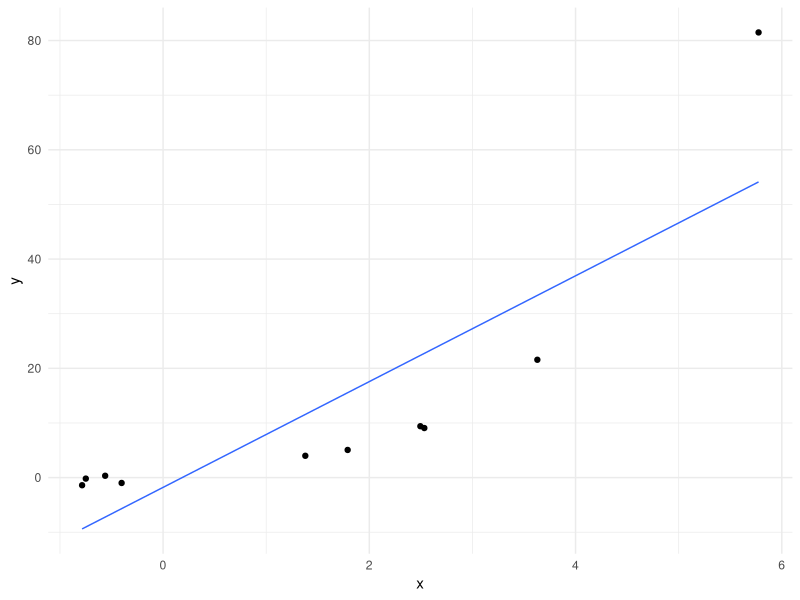
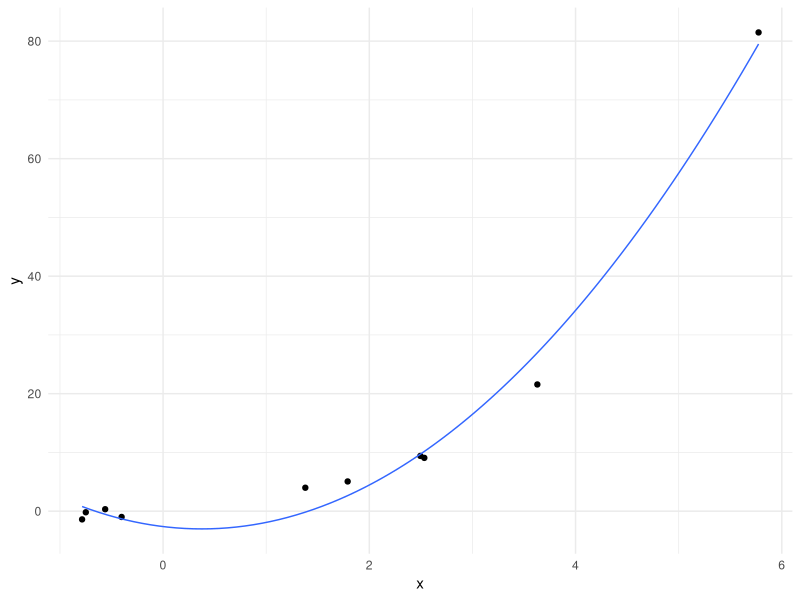
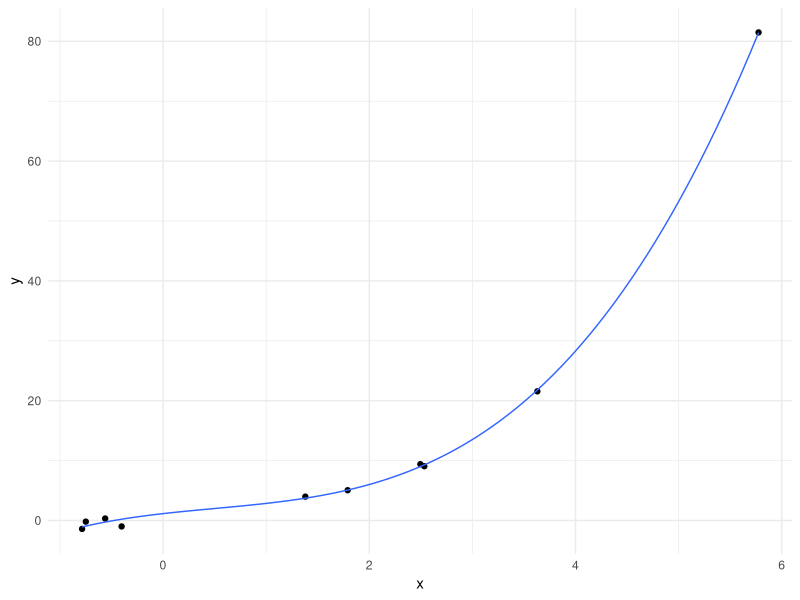
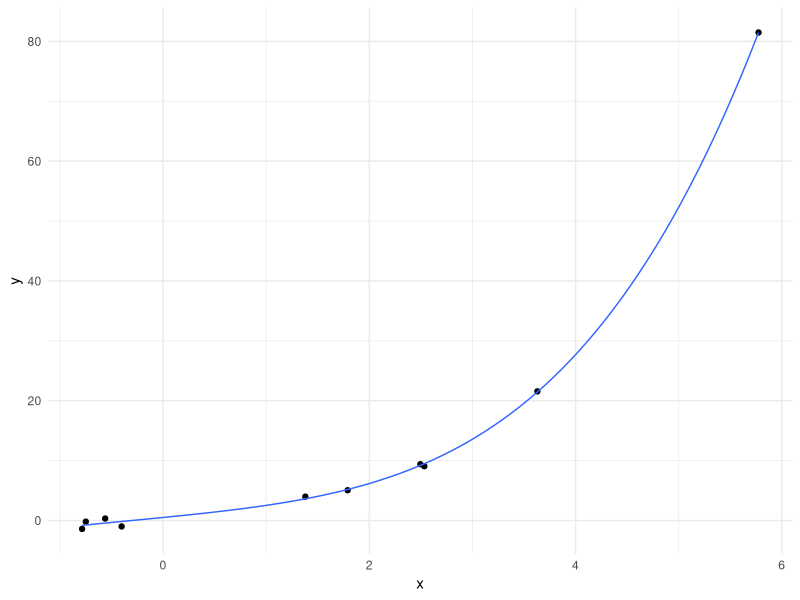
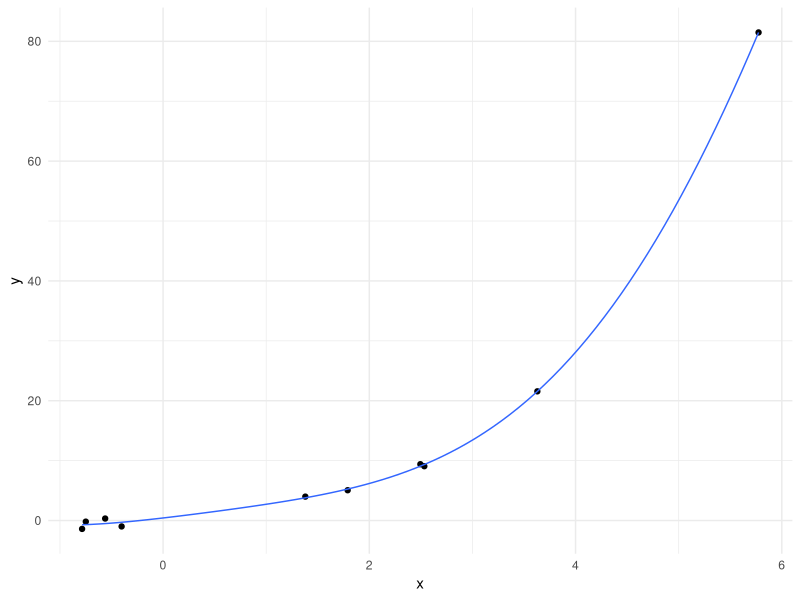
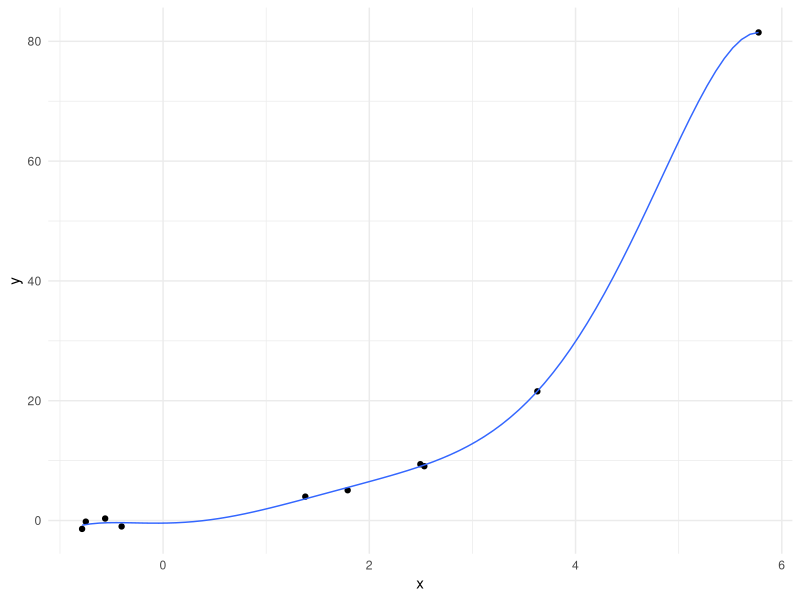
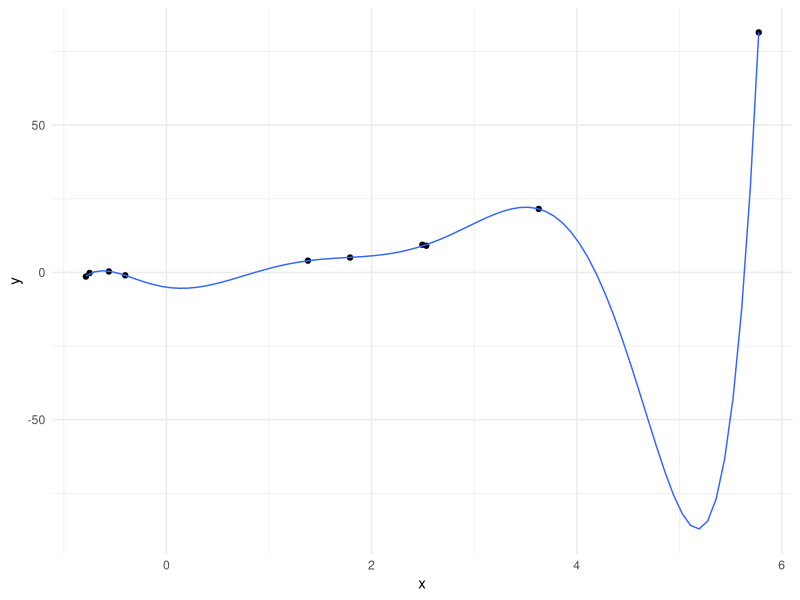
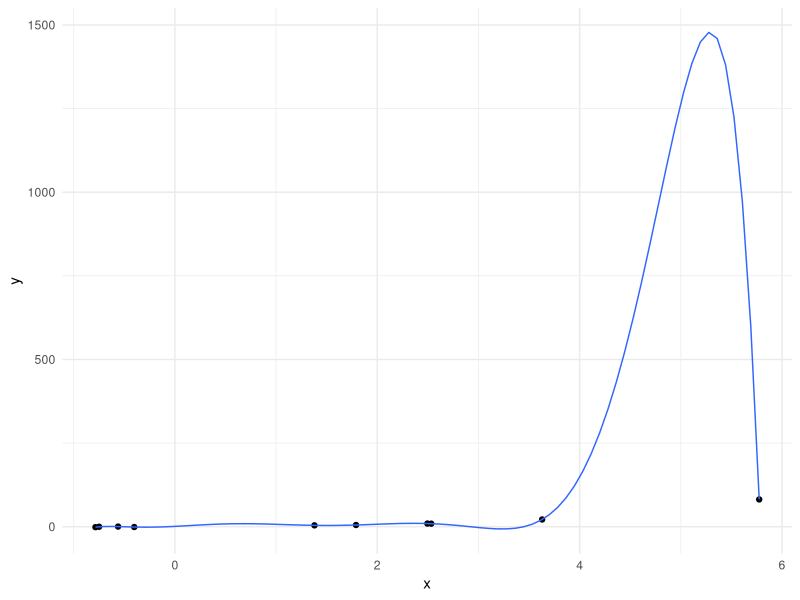

These charts were generated, in order, by the following R code:
## ---- chunk 1
knitr::opts_chunk$set(fig.width = 4, fig.height = 2.5,
                      fig.align = 'center', echo = FALSE,
                      warning = FALSE, message = FALSE)
library(tidyverse)
library(gridExtra)
library(purrr)
theme_set(theme_minimal())
## ---- chunk 2
n <- 10
x <- rnorm(n, 0, 2)
y <- rnorm(n, x + .4 * x^3, 1.5)
d <- tibble(x, y)

dnew <- tibble(x = runif(100, min(x), max(x))) %>%
  mutate(y = rnorm(100, x + .4 * x^3, 1.5))

d %>%
  ggplot(aes(x, y)) + 
  geom_point() + 
  geom_smooth(size = .5, method = "lm", se = FALSE)
## ---- chunk 3
d %>%
  ggplot(aes(x, y)) + 
  geom_point() + 
  geom_smooth(size = .5, method = "lm", se = FALSE, formula = y ~ poly(x, 2))
## ---- chunk 4
d %>%
  ggplot(aes(x, y)) + 
  geom_point() + 
  geom_smooth(size = .5, method = "lm", se = FALSE, formula = y ~ poly(x, 3))
## ---- chunk 5
d %>%
  ggplot(aes(x, y)) + 
  geom_point() + 
  geom_smooth(size = .5, method = "lm", se = FALSE, formula = y ~ poly(x, 4))
## ---- chunk 6
d %>%
  ggplot(aes(x, y)) + 
  geom_point() + 
  geom_smooth(size = .5, method = "lm", se = FALSE, formula = y ~ poly(x, 5))
## ---- chunk 7
d %>%
  ggplot(aes(x, y)) + 
  geom_point() + 
  geom_smooth(size = .5, method = "lm", se = FALSE, formula = y ~ poly(x, 6))
## ---- chunk 8
d %>%
  ggplot(aes(x, y)) + 
  geom_point() + 
  geom_smooth(size = .5, method = "lm", se = FALSE, formula = y ~ poly(x, 7))
## ---- chunk 9
d %>%
  ggplot(aes(x, y)) + 
  geom_point() + 
  geom_smooth(size = .5, method = "lm", se = FALSE, formula = y ~ poly(x, 8))
## ---- chunk 10
d %>%
  ggplot(aes(x, y)) + 
  geom_point() + 
  geom_smooth(size = .5, method = "lm", se = FALSE, formula = y ~ poly(x, 9))
## ---- chunk 11
d %>%
  ggplot(aes(x, y)) + 
  geom_point(alpha = .1) + 
  geom_smooth(size = .5, method = "lm", se = FALSE) + 
  geom_point(data = dnew, color = "purple")
## ---- chunk 12
d %>%
  ggplot(aes(x, y)) + 
  geom_point(alpha = .1) + 
  geom_smooth(size = .5, method = "lm", se = FALSE, formula = y ~ poly(x, 2)) + 
  geom_point(data = dnew, color = "purple")
## ---- chunk 13
d %>%
  ggplot(aes(x, y)) + 
  geom_point(alpha = .1) + 
  geom_smooth(size = .5, method = "lm", se = FALSE, formula = y ~ poly(x, 3)) + 
  geom_point(data = dnew, color = "purple")
## ---- chunk 14
d %>%
  ggplot(aes(x, y)) + 
  geom_point(alpha = .1) + 
  geom_smooth(size = .5, method = "lm", se = FALSE, formula = y ~ poly(x, 4)) + 
  geom_point(data = dnew, color = "purple")
## ---- chunk 15
d %>%
  ggplot(aes(x, y)) + 
  geom_point(alpha = .1) + 
  geom_smooth(size = .5, method = "lm", se = FALSE, formula = y ~ poly(x, 5)) + 
  geom_point(data = dnew, color = "purple")
## ---- chunk 16
d %>%
  ggplot(aes(x, y)) + 
  geom_point(alpha = .1) + 
  geom_smooth(size = .5, method = "lm", se = FALSE, formula = y ~ poly(x, 6)) + 
  geom_point(data = dnew, color = "purple")
## ---- chunk 17
d %>%
  ggplot(aes(x, y)) + 
  geom_point(alpha = .1) + 
  geom_smooth(size = .5, method = "lm", se = FALSE, formula = y ~ poly(x, 7)) + 
  geom_point(data = dnew, color = "purple")
## ---- chunk 18
d %>%
  ggplot(aes(x, y)) + 
  geom_point(alpha = .1) + 
  geom_smooth(size = .5, method = "lm", se = FALSE, formula = y ~ poly(x, 8)) + 
  geom_point(data = dnew, color = "purple")
## ---- chunk 19
d %>%
  ggplot(aes(x, y)) + 
  geom_point(alpha = .1) + 
  geom_smooth(size = .5, method = "lm", se = FALSE, formula = y ~ poly(x, 9)) + 
  geom_point(data = dnew, color = "purple")
## ---- chunk 20
d %>%
  ggplot(aes(x, y)) + 
  geom_point(alpha = .1) + 
  geom_smooth(size = .5, method = "lm", se = FALSE) + 
  geom_point(data = dnew, color = "purple")
## ---- chunk 21
# split into training and test sets
trees$train <- rep_len(c(0, 1), nrow(trees))
train <- subset(trees, train == 1)
test <- subset(trees, train == 0)


m1 <- lm(Volume ~ Girth, data = train)
m1dev <- -2 * logLik(m1)
train %>%
  ggplot(aes(Girth, Volume)) + 
  stat_smooth(method = "lm", formula = y ~ poly(x, 1), se = FALSE) + 
  geom_point() + 
  ggtitle(paste("Deviance:", round(m1dev, 3)))
## ---- chunk 22
# use an 8th degree polynomial
m <- lm(Volume ~ poly(Girth, 8), data = train)
mdev <- -2 * logLik(m)
train %>%
  ggplot(aes(Girth, Volume)) + 
  stat_smooth(method = "lm", formula = y ~ poly(x, 8), se = FALSE) + 
  geom_point() + 
  ggtitle(paste("Deviance:", round(mdev, 3)))
## ---- chunk 23
dev_plot <- function(degree) {
  m <- lm(Volume ~ poly(Girth, degree), data = train)
  train_dev <- -2 * logLik(m)
  xline <- data.frame(Girth = seq(min(trees$Girth), 
                                  max(trees$Girth), 
                                  length.out = 100))
  xline$Volume <- predict(m, xline)
  
  mu_test <- predict(m, test)
  test_ll <- sum(dnorm(train$Volume, mu_test, sigma(m), log = TRUE))
  test_dev <- -2 * test_ll
  
  p <- train %>%
    ggplot(aes(Girth, Volume)) + 
    geom_line(data = xline, color = "dodgerblue") + 
    geom_point() + 
    ggtitle(paste0("Training deviance: ", round(train_dev, 3), ";    ",
                  "Test deviance: ", round(test_dev, 3))) + 
    geom_point(data = test, color = "purple")
  list(p, dev_df = tibble(Deviance = c(train_dev, test_dev), 
                          Sample = c("Training set", "Test set")))
}

dev_plot(1)[[1]]
# Check training deviance values
## ---- chunk 24
dev_plot(2)[[1]]
## ---- chunk 25
dev_plot(3)[[1]]
## ---- chunk 26
dev_plot(4)[[1]]
## ---- chunk 27
dev_plot(5)[[1]]
## ---- chunk 28
l <- list()
for (i in 1:5) {
  l[[i]] <- dev_plot(i)[[2]]
}

bind_rows(l, .id = "Polynomial degree") %>%
  ggplot(aes(`Polynomial degree`, Deviance, color = Sample)) + 
  geom_point() + 
  scale_y_log10() + 
  scale_color_manual(values = c("red", "blue"), "")
